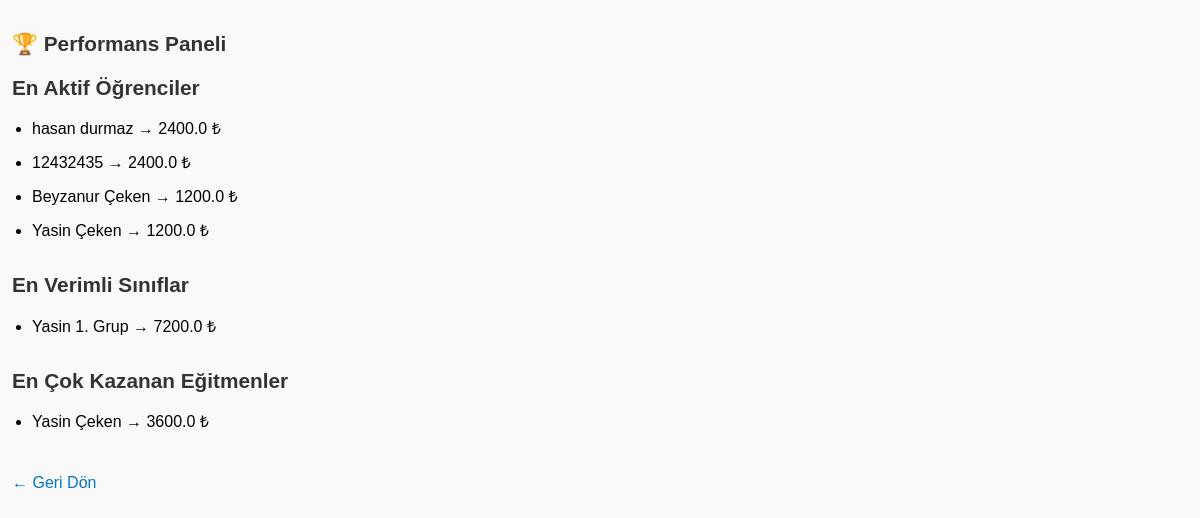
Screenshot of /performance with the database file from the repository.
### tables this page shows
CREATE TABLE members (
    id INTEGER PRIMARY KEY AUTOINCREMENT,
    name TEXT NOT NULL,
    email TEXT,
    phone TEXT,
    join_date TEXT
, birth_date TEXT, height REAL, weight REAL, belt_level TEXT, weight_category TEXT, parent_name TEXT, parent_phone TEXT, parent_email TEXT, registration_date TEXT, trainer_id INTEGER);

CREATE TABLE classes (
    id INTEGER PRIMARY KEY AUTOINCREMENT,
    name TEXT NOT NULL,
    description TEXT,
    day TEXT,
    time TEXT,
    trainer_id INTEGER
);

CREATE TABLE trainers (
    id INTEGER PRIMARY KEY AUTOINCREMENT,
    name TEXT NOT NULL,
    specialty TEXT,
    phone TEXT,
    email TEXT
, share_percent REAL);

### app.py (the view)
@app.route('/performance')
def performance_panel():
    conn = get_db_connection()
    top_members = conn.execute('''
        SELECT members.name, SUM(payments.amount) AS total
        FROM payments
        JOIN members ON payments.member_id = members.id
        GROUP BY members.id
        ORDER BY total DESC
        LIMIT 10
    ''').fetchall()
    top_classes = conn.execute('''
        SELECT classes.name, SUM(payments.amount) AS total
        FROM payments
        JOIN members ON payments.member_id = members.id
        JOIN enrollments ON enrollments.member_id = members.id
        JOIN classes ON enrollments.class_id = classes.id
        GROUP BY classes.id
        ORDER BY total DESC
        LIMIT 10
    ''').fetchall()
    top_trainers = conn.execute('''
        SELECT trainers.name, SUM(payments.amount * trainers.share_percent / 100.0) AS income
        FROM payments
        JOIN members ON payments.member_id = members.id
        JOIN enrollments ON enrollments.member_id = members.id
        JOIN classes ON enrollments.class_id = classes.id
        JOIN trainers ON classes.trainer_id = trainers.id
        GROUP BY trainers.id
        ORDER BY income DESC
        LIMIT 10
    ''').fetchall()
    conn.close()
    return render_template('performance.html',
        top_members=top_members,
        top_classes=top_classes,
        top_trainers=top_trainers
    )

### app.py (called while the page is built)
def get_db_connection():
    conn = sqlite3.connect('database.db')
    conn.row_factory = sqlite3.Row
    return conn

### templates/performance.html (shortened to what this page needs)
<!DOCTYPE html>
<html>
<head>
</head>
<body>
    <h1>🏆 Performans Paneli</h1>
    <div class="section">
        <h2>En Aktif Öğrenciler</h2>
        <ul>
            {% for m in top_members %}
                <li>{{ m['name'] }} → {{ m['total'] }} ₺</li>
            {% endfor %}
        </ul>
    </div>
    <div class="section">
        <h2>En Verimli Sınıflar</h2>
        <ul>
            {% for c in top_classes %}
                <li>{{ c['name'] }} → {{ c['total'] }} ₺</li>
            {% endfor %}
        </ul>
    </div>
    <div class="section">
        <h2>En Çok Kazanan Eğitmenler</h2>
        <ul>
            {% for t in top_trainers %}
                <li>{{ t['name'] }} → {{ t['income'] }} ₺</li>
            {% endfor %}
        </ul>
    </div>
    <a href="/dashboard">← Geri Dön</a>
</body>
</html>

### templates/performance.html (style rules this page uses)
body { font-family: sans-serif; padding: 12px; margin: 0; background-color: #f9f9f9; }
h1, h2 { font-size: 1.3em; margin-top: 20px; color: #333; }
ul { padding-left: 20px; }
li { margin-bottom: 10px; line-height: 1.5; }
a { display: inline-block; margin-top: 10px; color: #0077cc; text-decoration: none; }
.section { margin-bottom: 30px; }

### rows the page displays
members: name "hasan durmaz", total "2400.0"
members: name "12432435", total "2400.0"
members: name "Beyzanur Çeken", total "1200.0"
members: name "Yasin Çeken", total "1200.0"
classes: name "Yasin 1. Grup", total "7200.0"
trainers: name "Yasin Çeken", income "3600.0"
